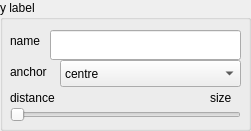
    <widget class="QGroupBox" name="ang_groupBox_label_3">
     <property name="geometry">
      <rect>
       <x>280</x>
       <y>510</y>
       <width>251</width>
       <height>131</height>
      </rect>
     </property>
     <property name="title">
      <string>y label</string>
     </property>
     <widget class="QLabel" name="label_166">
      <property name="geometry">
       <rect>
        <x>10</x>
        <y>26</y>
        <width>41</width>
        <height>31</height>
       </rect>
      </property>
      <property name="focusPolicy">
       <enum>Qt::ClickFocus</enum>
      </property>
      <property name="text">
       <string>name</string>
      </property>
     </widget>
     <widget class="QLineEdit" name="axe_le_name_y">
      <property name="geometry">
       <rect>
        <x>50</x>
        <y>30</y>
        <width>191</width>
        <height>30</height>
       </rect>
      </property>
      <property name="focusPolicy">
       <enum>Qt::ClickFocus</enum>
      </property>
     </widget>
     <widget class="QSlider" name="axe_hslider_label_distance_y">
      <property name="geometry">
       <rect>
        <x>10</x>
        <y>100</y>
        <width>231</width>
        <height>29</height>
       </rect>
      </property>
      <property name="focusPolicy">
       <enum>Qt::ClickFocus</enum>
      </property>
      <property name="maximum">
       <number>360</number>
      </property>
      <property name="singleStep">
       <number>1</number>
      </property>
      <property name="value">
       <number>0</number>
      </property>
      <property name="orientation">
       <enum>Qt::Horizontal</enum>
      </property>
     </widget>
     <widget class="QLabel" name="label_167">
      <property name="geometry">
       <rect>
        <x>10</x>
        <y>90</y>
        <width>101</width>
        <height>17</height>
       </rect>
      </property>
      <property name="focusPolicy">
       <enum>Qt::ClickFocus</enum>
      </property>
      <property name="text">
       <string>distance</string>
      </property>
     </widget>
     <widget class="QLabel" name="axe_label_label_distance_y">
      <property name="geometry">
       <rect>
        <x>210</x>
        <y>90</y>
        <width>41</width>
        <height>17</height>
       </rect>
      </property>
      <property name="focusPolicy">
       <enum>Qt::ClickFocus</enum>
      </property>
      <property name="text">
       <string>size</string>
      </property>
     </widget>
     <widget class="QLabel" name="label_168">
      <property name="geometry">
       <rect>
        <x>10</x>
        <y>56</y>
        <width>51</width>
        <height>31</height>
       </rect>
      </property>
      <property name="text">
       <string>anchor</string>
      </property>
     </widget>
     <widget class="QComboBox" name="axe_cb_selector_label_anchor_y">
      <property name="geometry">
       <rect>
        <x>60</x>
        <y>60</y>
        <width>181</width>
        <height>27</height>
       </rect>
      </property>
      <property name="focusPolicy">
       <enum>Qt::ClickFocus</enum>
      </property>
      <item>
       <property name="text">
        <string>centre</string>
       </property>
      </item>
      <item>
       <property name="text">
        <string>north</string>
       </property>
      </item>
      <item>
       <property name="text">
        <string>north west</string>
       </property>
      </item>
      <item>
       <property name="text">
        <string>west</string>
       </property>
      </item>
      <item>
       <property name="text">
        <string>south west</string>
       </property>
      </item>
      <item>
       <property name="text">
        <string>south</string>
       </property>
      </item>
      <item>
       <property name="text">
        <string>south east</string>
       </property>
      </item>
      <item>
       <property name="text">
        <string>east</string>
       </property>
      </item>
      <item>
       <property name="text">
        <string>north east</string>
       </property>
      </item>
     </widget>
    </widget>
